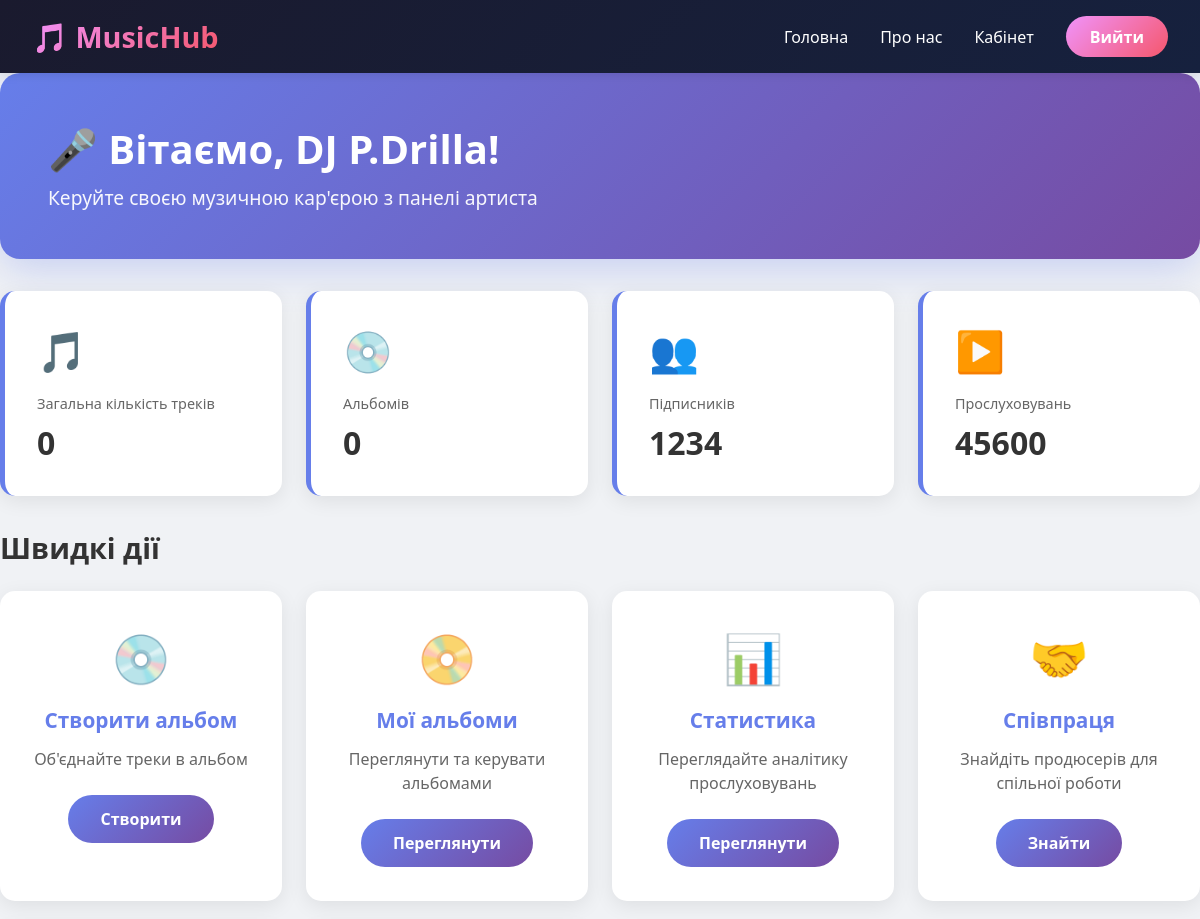
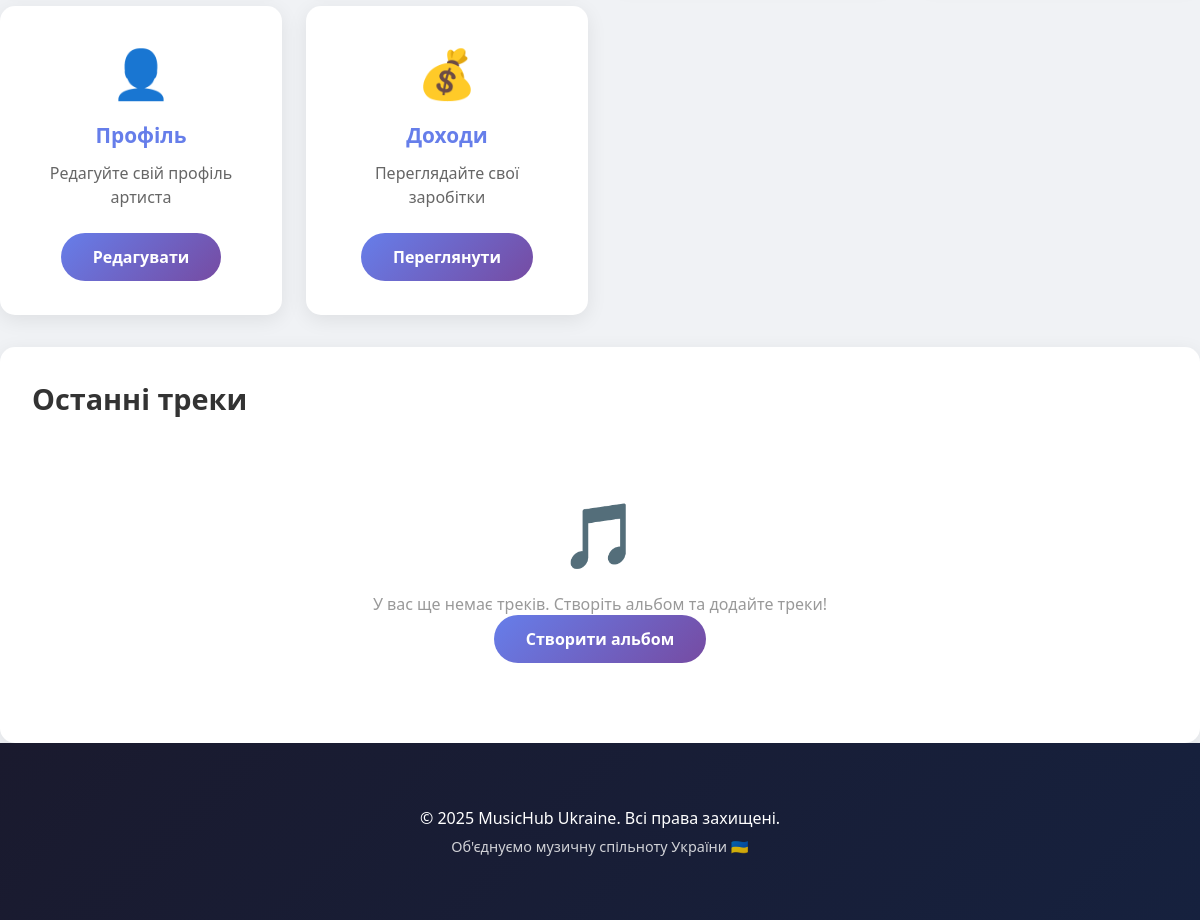
The page /artist/dashboard/ (signed in) on the database as committed earlier (2 pictures, top to bottom).
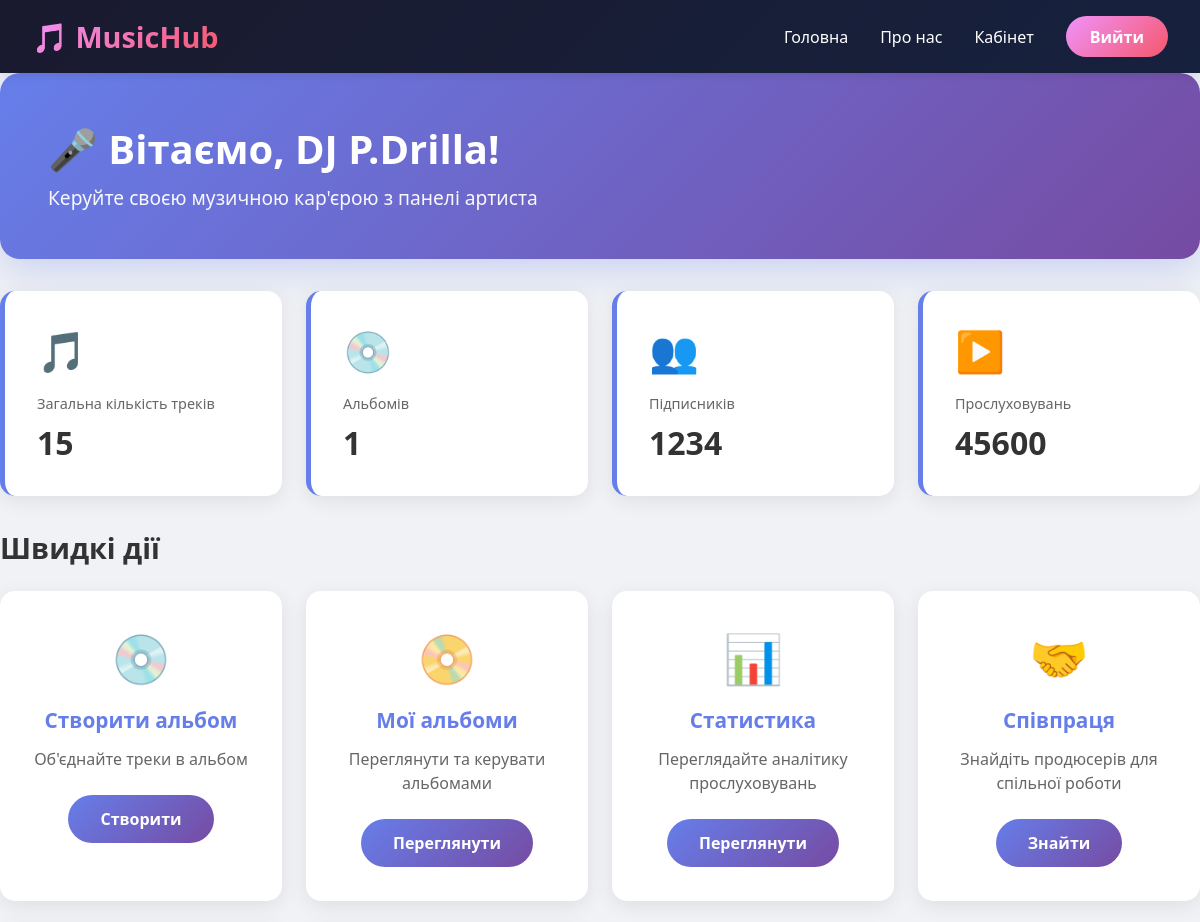
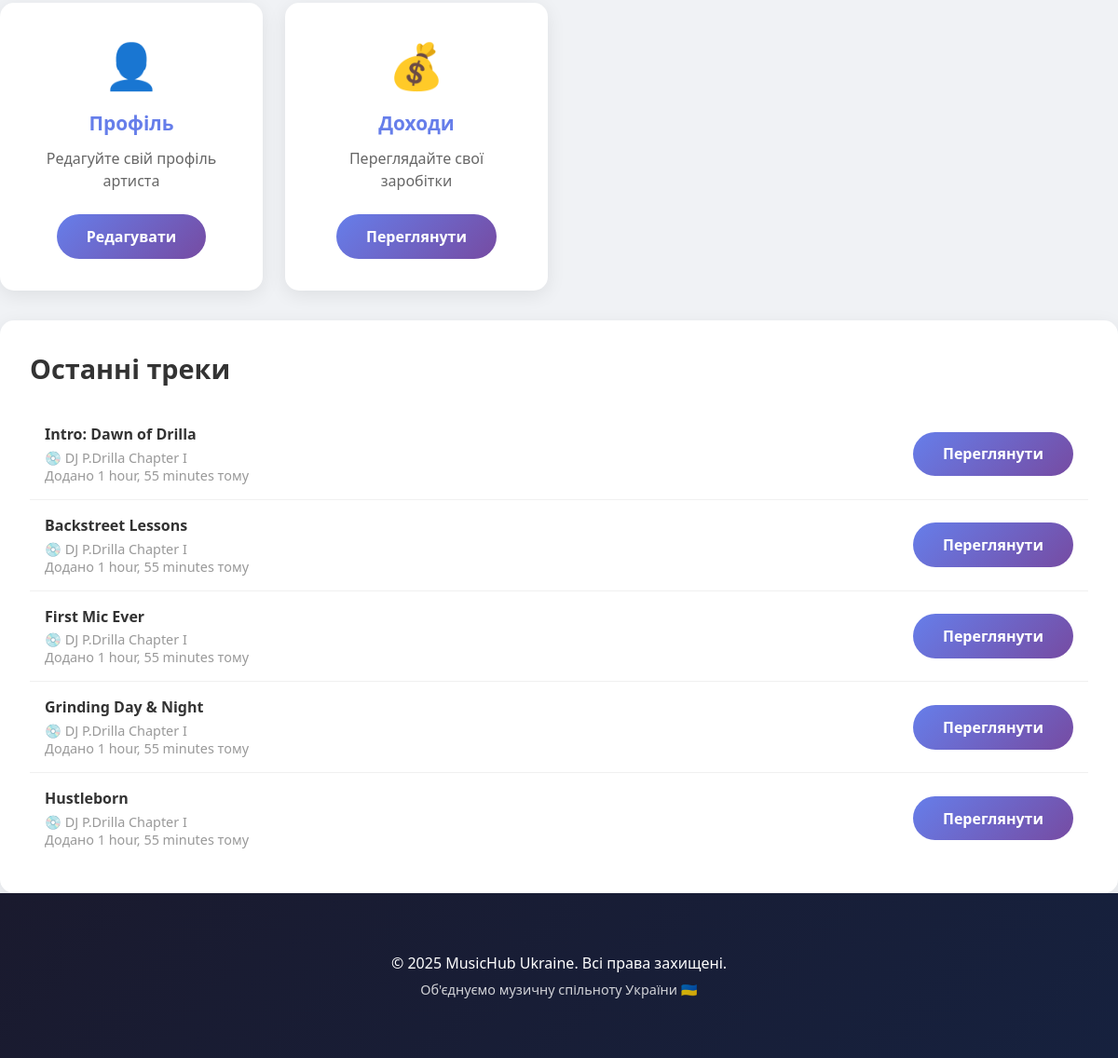
The same page on the database as committed later (2 pictures, top to bottom).
### music/models.py (models this page shows, shortened)
class User(AbstractUser):
    USER_ROLES = (
        ('admin', 'Administrator'),
        ('artist', 'Artist'),
        ('producer', 'Producer'),
        ('listener', 'Listener'),
        ('label_manager', 'Label Manager'),
    )
    role = models.CharField(max_length=20, choices=USER_ROLES, default='listener')
    bio = models.TextField(blank=True, null=True)
    stage_name = models.CharField(max_length=100, blank=True, null=True)
    created_at = models.DateTimeField(auto_now_add=True)

class Track(models.Model):
    title = models.CharField(max_length=200)
    album = models.ForeignKey(Album, on_delete=models.CASCADE, related_name='tracks')
    duration = models.DurationField(null=True, blank=True)
    track_number = models.PositiveIntegerField()
    created_at = models.DateTimeField(auto_now_add=True)
    class Meta:
        ordering = ['track_number']
        unique_together = ['album', 'track_number']

class Album(models.Model):
    title = models.CharField(max_length=200)
    artist = models.ForeignKey(User, on_delete=models.CASCADE, limit_choices_to={'role': 'artist'})
    release_date = models.DateField()
    genre = models.ForeignKey(Genre, on_delete=models.SET_NULL, null=True)
    description = models.TextField(blank=True)
    created_at = models.DateTimeField(auto_now_add=True)

### music/views.py (the view)
# urls.py: path('artist/dashboard/', views.artist_dashboard, name='artist_dashboard'),
@login_required
def artist_dashboard(request):
    if request.user.role != 'artist':
        messages.error(request, 'У вас немає доступу до цієї сторінки')
        return redirect('music:dashboard')
    albums = Album.objects.filter(artist=request.user)
    tracks = Track.objects.filter(album__artist=request.user)
    recent_tracks = tracks.order_by('-created_at')[:5]
    context = {
        'total_tracks': tracks.count(),
        'total_albums': albums.count(),
        'followers': 1234,  # Заглушка
        'plays': 45600,  # Заглушка
        'recent_tracks': recent_tracks,
    }
    return render(request, 'music/artist_dashboard.html', context)

### music/templates/music/artist_dashboard.html (shortened to what this page needs)
{% extends "music/base.html" %}
{% block content %}
<div class="dashboard-container">
    <div class="welcome-section">
        <h1>🎤 Вітаємо, {{ user.stage_name|default:user.username }}!</h1>
        <p>Керуйте своєю музичною кар'єрою з панелі артиста</p>
    </div>
    <div class="stats-grid">
        <div class="stat-card">
            <div class="stat-icon">🎵</div>
            <div class="stat-label">Загальна кількість треків</div>
            <div class="stat-value">{{ total_tracks }}</div>
        </div>
        <div class="stat-card">
            <div class="stat-icon">💿</div>
            <div class="stat-label">Альбомів</div>
            <div class="stat-value">{{ total_albums }}</div>
        </div>
        <div class="stat-card">
            <div class="stat-icon">👥</div>
            <div class="stat-label">Підписників</div>
            <div class="stat-value">{{ followers|default:"0" }}</div>
        </div>
        <div class="stat-card">
            <div class="stat-icon">▶️</div>
            <div class="stat-label">Прослуховувань</div>
            <div class="stat-value">{{ plays|default:"0" }}</div>
        </div>
    </div>
    <div class="actions-section">
        <h2 class="section-title">Швидкі дії</h2>
        <div class="actions-grid">
            <div class="action-card">
                <div class="action-icon">💿</div>
                <h3>Створити альбом</h3>
                <p>Об'єднайте треки в альбом</p>
                <a href="{% url 'music:album_create' %}" class="action-btn">Створити</a>
            </div>
            <div class="action-card">
                <div class="action-icon">📀</div>
                <h3>Мої альбоми</h3>
                <p>Переглянути та керувати альбомами</p>
                <a href="{% url 'music:album_list' %}" class="action-btn">Переглянути</a>
            </div>
            <div class="action-card">
                <div class="action-icon">📊</div>
                <h3>Статистика</h3>
                <p>Переглядайте аналітику прослуховувань</p>
                <a href="#" class="action-btn">Переглянути</a>
            </div>
            <div class="action-card">
                <div class="action-icon">🤝</div>
                <h3>Співпраця</h3>
                <p>Знайдіть продюсерів для спільної роботи</p>
                <a href="#" class="action-btn">Знайти</a>
            </div>
            <div class="action-card">
                <div class="action-icon">👤</div>
                <h3>Профіль</h3>
                <p>Редагуйте свій профіль артиста</p>
                <a href="{% url 'music:profile' %}" class="action-btn">Редагувати</a>
            </div>
            <div class="action-card">
                <div class="action-icon">💰</div>
                <h3>Доходи</h3>
                <p>Переглядайте свої заробітки</p>
                <a href="#" class="action-btn">Переглянути</a>
            </div>
        </div>
    </div>
    <div class="recent-section">
        <h2 class="section-title">Останні треки</h2>
        {% if recent_tracks %}
            {% for track in recent_tracks %}
            <div class="recent-item">
                <div class="recent-item-info">
                    <h4>{{ track.title }}</h4>
                    <p class="recent-item-album">💿 {{ track.album.title }}</p>
                    <p>Додано {{ track.created_at|timesince }} тому</p>
                </div>
                <a href="{% url 'music:album_detail' track.album.pk %}" class="action-btn">Переглянути</a>
            </div>
            {% endfor %}
        {% else %}
        <div class="empty-state">
            <div class="empty-icon">🎵</div>
            <p>У вас ще немає треків. Створіть альбом та додайте треки!</p>
            <a href="{% url 'music:album_create' %}" class="action-btn">Створити альбом</a>
        </div>
        {% endif %}
    </div>
</div>
{% endblock %}

### music/templates/music/base.html (shortened to what this page needs)
<!DOCTYPE html>
<html lang="uk">
<head>
</head>
<body>
<header>
    <div class="header-container">
        <a href="{% url 'music:landing' %}" class="logo">🎵 MusicHub</a>
        <nav id="mainNav">
            <a href="{% url 'music:landing' %}">Головна</a>
            <a href="{% url 'music:about' %}">Про нас</a>
            {% if user.is_authenticated %}
                <a href="{% url 'music:dashboard' %}">Кабінет</a>
                <a href="{% url 'music:logout' %}" class="nav-btn">Вийти</a>
            {% else %}
                <a href="{% url 'music:login' %}">Увійти</a>
                <a href="{% url 'music:register' %}" class="nav-btn">Реєстрація</a>
            {% endif %}
        </nav>
    </div>
</header>
<main>
    {% block content %}{% endblock %}
</main>
<footer>
    <div class="container">
        <p>&copy; {{ year|default:2025 }} MusicHub Ukraine. Всі права захищені.</p>
        <p style="margin-top: 0.5rem; opacity: 0.8; font-size: 0.9rem;">Об'єднуємо музичну спільноту України 🇺🇦</p>
    </div>
</footer>
</body>
</html>

Rows that differ between the two databases and show on the page:
added Track: title "Intro: Dawn of Drilla", album "DJ P.Drilla Chapter I", created_at "1 hour, 55 minutes"
added Track: title "Backstreet Lessons", album "DJ P.Drilla Chapter I", created_at "1 hour, 55 minutes"
added Track: title "First Mic Ever", album "DJ P.Drilla Chapter I", created_at "1 hour, 55 minutes"
added Track: title "Grinding Day & Night", album "DJ P.Drilla Chapter I", created_at "1 hour, 55 minutes"
added Track: title "Hustleborn", album "DJ P.Drilla Chapter I", created_at "1 hour, 55 minutes"
Other text that changed with them:
{{ total_tracks }}: "0" → "15"
{{ total_albums }}: "0" → "1"
text no longer shown: "🎵 У вас ще немає треків. Створіть альбом та додайте треки! Створити альбом"
